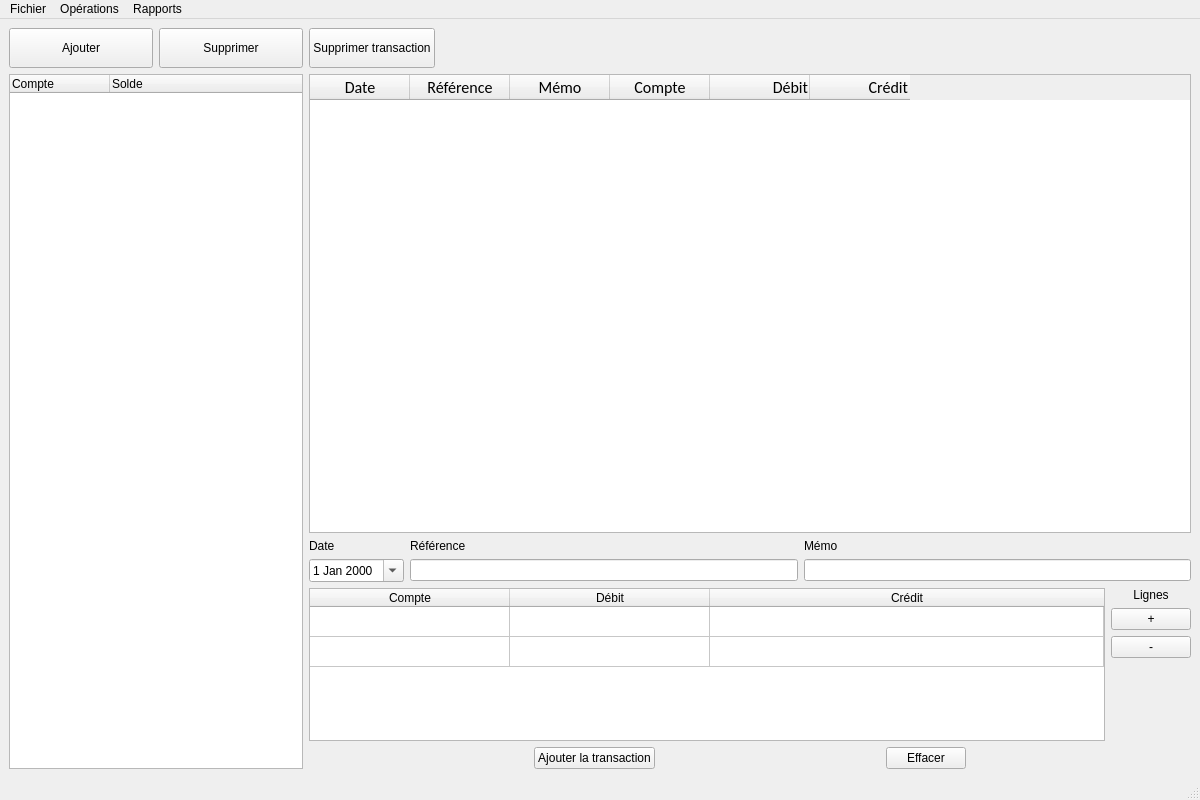
<?xml version="1.0" encoding="UTF-8"?>
<ui version="4.0">
 <class>MainWindow</class>
 <widget class="QMainWindow" name="MainWindow">
  <property name="geometry">
   <rect>
    <x>0</x>
    <y>0</y>
    <width>1200</width>
    <height>800</height>
   </rect>
  </property>
  <property name="windowTitle">
   <string>MainWindow</string>
  </property>
  <property name="styleSheet">
   <string notr="true">font: 12pt &quot;Calibri&quot;;</string>
  </property>
  <widget class="QWidget" name="centralwidget">
   <layout class="QHBoxLayout" name="horizontalLayout" stretch="1,3">
    <item>
     <layout class="QVBoxLayout" name="verticalLayout_4">
      <item>
       <layout class="QHBoxLayout" name="horizontalLayout_6">
        <item>
         <widget class="QPushButton" name="ajouterCompte">
          <property name="minimumSize">
           <size>
            <width>0</width>
            <height>40</height>
           </size>
          </property>
          <property name="text">
           <string>Ajouter</string>
          </property>
         </widget>
        </item>
        <item>
         <widget class="QPushButton" name="supprCompte">
          <property name="minimumSize">
           <size>
            <width>0</width>
            <height>40</height>
           </size>
          </property>
          <property name="text">
           <string>Supprimer</string>
          </property>
         </widget>
        </item>
       </layout>
      </item>
      <item>
       <widget class="QTreeWidget" name="treeWidget">
        <property name="headerHidden">
         <bool>false</bool>
        </property>
        <property name="columnCount">
         <number>2</number>
        </property>
        <column>
         <property name="text">
          <string>Compte</string>
         </property>
        </column>
        <column>
         <property name="text">
          <string>Solde</string>
         </property>
        </column>
       </widget>
      </item>
     </layout>
    </item>
    <item>
     <layout class="QVBoxLayout" name="mainRightLayout" stretch="0,2,1">
      <item>
       <layout class="QHBoxLayout" name="horizontalLayout_4">
        <item>
         <widget class="QPushButton" name="suppTransac">
          <property name="enabled">
           <bool>true</bool>
          </property>
          <property name="minimumSize">
           <size>
            <width>0</width>
            <height>40</height>
           </size>
          </property>
          <property name="text">
           <string>Supprimer transaction</string>
          </property>
         </widget>
        </item>
        <item>
         <spacer name="horizontalSpacer_4">
          <property name="orientation">
           <enum>Qt::Horizontal</enum>
          </property>
          <property name="sizeHint" stdset="0">
           <size>
            <width>40</width>
            <height>20</height>
           </size>
          </property>
         </spacer>
        </item>
       </layout>
      </item>
      <item>
       <widget class="QTableWidget" name="tableWidget">
        <property name="enabled">
         <bool>true</bool>
        </property>
        <property name="font">
         <font>
          <family>Calibri</family>
          <pointsize>12</pointsize>
          <weight>50</weight>
          <italic>false</italic>
          <bold>false</bold>
         </font>
        </property>
        <property name="editTriggers">
         <set>QAbstractItemView::NoEditTriggers</set>
        </property>
        <property name="gridStyle">
         <enum>Qt::SolidLine</enum>
        </property>
        <property name="rowCount">
         <number>0</number>
        </property>
        <column>
         <property name="text">
          <string>Date</string>
         </property>
        </column>
        <column>
         <property name="text">
          <string>Référence</string>
         </property>
        </column>
        <column>
         <property name="text">
          <string>Mémo</string>
         </property>
        </column>
        <column>
         <property name="text">
          <string>Compte</string>
         </property>
        </column>
        <column>
         <property name="text">
          <string>Débit</string>
         </property>
         <property name="textAlignment">
          <set>AlignTrailing|AlignVCenter</set>
         </property>
        </column>
        <column>
         <property name="text">
          <string>Crédit</string>
         </property>
         <property name="textAlignment">
          <set>AlignTrailing|AlignVCenter</set>
         </property>
        </column>
       </widget>
      </item>
      <item>
       <layout class="QVBoxLayout" name="verticalLayout_2">
        <item>
         <layout class="QGridLayout" name="gridLayout" rowstretch="0,0,0,0" columnstretch="0,0,0">
          <item row="3" column="2">
           <widget class="QLineEdit" name="memoEdit"/>
          </item>
          <item row="3" column="0">
           <widget class="QDateEdit" name="dateEdit">
            <property name="calendarPopup">
             <bool>true</bool>
            </property>
           </widget>
          </item>
          <item row="1" column="0">
           <widget class="QLabel" name="labelRef">
            <property name="text">
             <string>Date</string>
            </property>
           </widget>
          </item>
          <item row="1" column="1">
           <widget class="QLabel" name="labelDate">
            <property name="text">
             <string>Référence</string>
            </property>
           </widget>
          </item>
          <item row="1" column="2">
           <widget class="QLabel" name="labelMemo">
            <property name="text">
             <string>Mémo</string>
            </property>
           </widget>
          </item>
          <item row="3" column="1">
           <widget class="QLineEdit" name="refEdit"/>
          </item>
         </layout>
        </item>
        <item>
         <layout class="QHBoxLayout" name="horizontalLayout_3">
          <item>
           <widget class="QTableWidget" name="ajouterTripletTable">
            <property name="showGrid">
             <bool>true</bool>
            </property>
            <property name="rowCount">
             <number>2</number>
            </property>
            <property name="columnCount">
             <number>3</number>
            </property>
            <attribute name="horizontalHeaderDefaultSectionSize">
             <number>200</number>
            </attribute>
            <attribute name="horizontalHeaderStretchLastSection">
             <bool>true</bool>
            </attribute>
            <attribute name="verticalHeaderVisible">
             <bool>false</bool>
            </attribute>
            <row/>
            <row/>
            <column>
             <property name="text">
              <string>Compte</string>
             </property>
            </column>
            <column>
             <property name="text">
              <string>Débit</string>
             </property>
            </column>
            <column>
             <property name="text">
              <string>Crédit</string>
             </property>
            </column>
            <item row="0" column="0">
             <property name="text">
              <string/>
             </property>
            </item>
           </widget>
          </item>
          <item>
           <layout class="QVBoxLayout" name="verticalLayout">
            <item>
             <widget class="QLabel" name="lignesEdit">
              <property name="text">
               <string>Lignes</string>
              </property>
              <property name="alignment">
               <set>Qt::AlignCenter</set>
              </property>
             </widget>
            </item>
            <item>
             <widget class="QPushButton" name="ajouterLigneButton">
              <property name="text">
               <string>+</string>
              </property>
             </widget>
            </item>
            <item>
             <widget class="QPushButton" name="supprimerLigneButton">
              <property name="text">
               <string>-</string>
              </property>
             </widget>
            </item>
            <item>
             <spacer name="verticalSpacer">
              <property name="orientation">
               <enum>Qt::Vertical</enum>
              </property>
              <property name="sizeHint" stdset="0">
               <size>
                <width>20</width>
                <height>40</height>
               </size>
              </property>
             </spacer>
            </item>
           </layout>
          </item>
         </layout>
        </item>
        <item>
         <layout class="QHBoxLayout" name="horizontalLayout_2" stretch="1,0,1,0,1">
          <item>
           <spacer name="horizontalSpacer">
            <property name="orientation">
             <enum>Qt::Horizontal</enum>
            </property>
            <property name="sizeHint" stdset="0">
             <size>
              <width>40</width>
              <height>20</height>
             </size>
            </property>
           </spacer>
          </item>
          <item>
           <widget class="QPushButton" name="ajouterTransactionButton">
            <property name="text">
             <string>Ajouter la transaction</string>
            </property>
           </widget>
          </item>
          <item>
           <spacer name="horizontalSpacer_3">
            <property name="orientation">
             <enum>Qt::Horizontal</enum>
            </property>
            <property name="sizeHint" stdset="0">
             <size>
              <width>40</width>
              <height>20</height>
             </size>
            </property>
           </spacer>
          </item>
          <item>
           <widget class="QPushButton" name="clearTransactionButton">
            <property name="text">
             <string>Effacer</string>
            </property>
           </widget>
          </item>
          <item>
           <spacer name="horizontalSpacer_2">
            <property name="orientation">
             <enum>Qt::Horizontal</enum>
            </property>
            <property name="sizeHint" stdset="0">
             <size>
              <width>40</width>
              <height>20</height>
             </size>
            </property>
           </spacer>
          </item>
         </layout>
        </item>
       </layout>
      </item>
     </layout>
    </item>
   </layout>
  </widget>
  <widget class="QMenuBar" name="menubar">
   <property name="geometry">
    <rect>
     <x>0</x>
     <y>0</y>
     <width>1200</width>
     <height>21</height>
    </rect>
   </property>
   <widget class="QMenu" name="menuFichier">
    <property name="title">
     <string>Fichier</string>
    </property>
    <addaction name="actionNouveau"/>
    <addaction name="actionOuvrir"/>
    <addaction name="actionSauvegarder"/>
    <addaction name="separator"/>
    <addaction name="actionQuitter"/>
   </widget>
   <widget class="QMenu" name="menuRapports">
    <property name="title">
     <string>Rapports</string>
    </property>
    <addaction name="actionBilan"/>
    <addaction name="actionReleve"/>
    <addaction name="actionResultat"/>
   </widget>
   <widget class="QMenu" name="menuOp_rations">
    <property name="title">
     <string>Opérations</string>
    </property>
    <addaction name="actionRapprochement"/>
    <addaction name="actionCloture"/>
   </widget>
   <addaction name="menuFichier"/>
   <addaction name="menuOp_rations"/>
   <addaction name="menuRapports"/>
  </widget>
  <widget class="QStatusBar" name="statusbar"/>
  <action name="actionOuvrir">
   <property name="text">
    <string>Ouvrir</string>
   </property>
  </action>
  <action name="actionAjouter">
   <property name="text">
    <string>Ajouter</string>
   </property>
  </action>
  <action name="actionSupprimer">
   <property name="text">
    <string>Supprimer</string>
   </property>
  </action>
  <action name="actionSauvegarder">
   <property name="text">
    <string>Sauvegarder</string>
   </property>
  </action>
  <action name="actionExporter">
   <property name="text">
    <string>Export PDF</string>
   </property>
  </action>
  <action name="actionModifier">
   <property name="text">
    <string>Modifier</string>
   </property>
  </action>
  <action name="actionQuitter">
   <property name="text">
    <string>Quitter</string>
   </property>
  </action>
  <action name="actionPr_f_rences">
   <property name="text">
    <string>Préférences</string>
   </property>
  </action>
  <action name="actionBilan">
   <property name="text">
    <string>Bilan comptable</string>
   </property>
  </action>
  <action name="actionReleve">
   <property name="text">
    <string>Relevé Recettes/Dépenses</string>
   </property>
  </action>
  <action name="actionResultat">
   <property name="text">
    <string>Résultat</string>
   </property>
  </action>
  <action name="actionRapprochement">
   <property name="text">
    <string>Rapprochement</string>
   </property>
  </action>
  <action name="actionCloture">
   <property name="text">
    <string>Clôture du  livre</string>
   </property>
  </action>
  <action name="actionNouveau">
   <property name="text">
    <string>Nouveau</string>
   </property>
  </action>
 </widget>
 <resources/>
 <connections/>
</ui>
